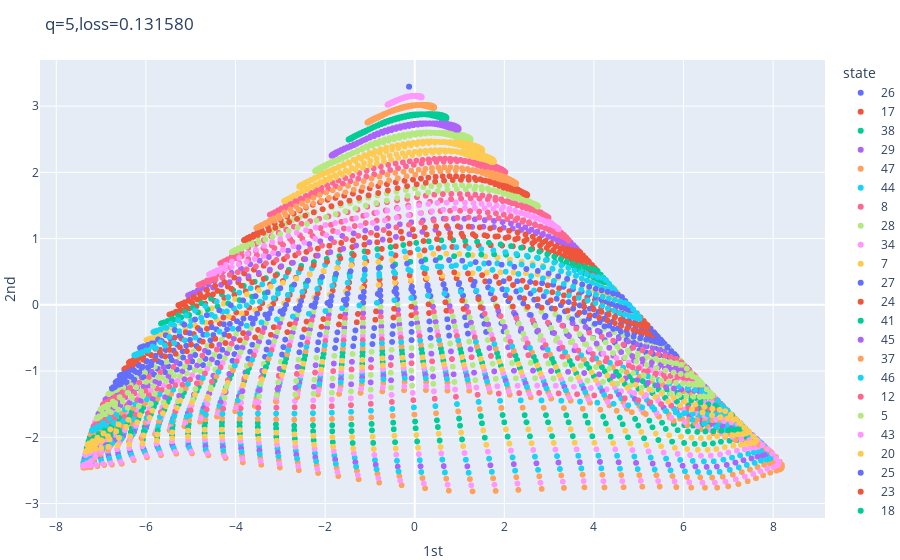

Here is the notebook cell this chart was saved with:
### Code cell
Adam = tf.keras.optimizers.Adam(learning_rate=0.01,beta_1=0.9,beta_2=0.999,epsilon=1e-07)
SGD = tf.keras.optimizers.SGD(learning_rate=0.001,momentum=0.0,nesterov=False)
model.compile(loss='mse',optimizer=Adam)
history = model.fit(X,X,epochs=100000,verbose=0,callbacks=[CustomCallback()])

### Figure 1 — Plotly figure (JSON) as saved in the notebook; plotly's stock layout.template omitted (floating-point values rounded to 4 significant figures; data arrays with more than 128 entries replaced by an {"elided": "..."} marker saying what was removed)
{"data": [{"hovertemplate": "state=26<br>1st=%{x}<br>2nd=%{y}<br>shift=%{text}<extra></extra>", "legendgroup": "26", "marker": {"color": "#636efa", "symbol": "circle"}, "mode": "markers+text", "name": "26", "showlegend": true, "text": {"elided": "400 int values"}, "type": "scattergl", "x": {"elided": "400 float values"}, "xaxis": "x", "y": {"elided": "400 float values"}, "yaxis": "y"}, {"hovertemplate": "state=17<br>1st=%{x}<br>2nd=%{y}<br>shift=%{text}<extra></extra>", "legendgroup": "17", "marker": {"color": "#EF553B", "symbol": "circle"}, "mode": "markers+text", "name": "17", "showlegend": true, "text": {"elided": "400 int values"}, "type": "scattergl", "x": {"elided": "400 float values"}, "xaxis": "x", "y": {"elided": "400 float values"}, "yaxis": "y"}, {"hovertemplate": "state=38<br>1st=%{x}<br>2nd=%{y}<br>shift=%{text}<extra></extra>", "legendgroup": "38", "marker": {"color": "#00cc96", "symbol": "circle"}, "mode": "markers+text", "name": "38", "showlegend": true, "text": {"elided": "400 int values"}, "type": "scattergl", "x": {"elided": "400 float values"}, "xaxis": "x", "y": {"elided": "400 float values"}, "yaxis": "y"}, {"hovertemplate": "state=29<br>1st=%{x}<br>2nd=%{y}<br>shift=%{text}<extra></extra>", "legendgroup": "29", "marker": {"color": "#ab63fa", "symbol": "circle"}, "mode": "markers+text", "name": "29", "showlegend": true, "text": {"elided": "400 int values"}, "type": "scattergl", "x": {"elided": "400 float values"}, "xaxis": "x", "y": {"elided": "400 float values"}, "yaxis": "y"}, {"hovertemplate": "state=47<br>1st=%{x}<br>2nd=%{y}<br>shift=%{text}<extra></extra>", "legendgroup": "47", "marker": {"color": "#FFA15A", "symbol": "circle"}, "mode": "markers+text", "name": "47", "showlegend": true, "text": {"elided": "400 int values"}, "type": "scattergl", "x": {"elided": "400 float values"}, "xaxis": "x", "y": {"elided": "400 float values"}, "yaxis": "y"}, {"hovertemplate": "state=44<br>1st=%{x}<br>2nd=%{y}<br>shift=%{text}<extra></extra>", "legendgroup": "44", "marker": {"color": "#19d3f3", "symbol": "circle"}, "mode": "markers+text", "name": "44", "showlegend": true, "text": {"elided": "400 int values"}, "type": "scattergl", "x": {"elided": "400 float values"}, "xaxis": "x", "y": {"elided": "400 float values"}, "yaxis": "y"}, {"hovertemplate": "state=8<br>1st=%{x}<br>2nd=%{y}<br>shift=%{text}<extra></extra>", "legendgroup": "8", "marker": {"color": "#FF6692", "symbol": "circle"}, "mode": "markers+text", "name": "8", "showlegend": true, "text": {"elided": "400 int values"}, "type": "scattergl", "x": {"elided": "400 float values"}, "xaxis": "x", "y": {"elided": "400 float values"}, "yaxis": "y"}, {"hovertemplate": "state=28<br>1st=%{x}<br>2nd=%{y}<br>shift=%{text}<extra></extra>", "legendgroup": "28", "marker": {"color": "#B6E880", "symbol": "circle"}, "mode": "markers+text", "name": "28", "showlegend": true, "text": {"elided": "400 int values"}, "type": "scattergl", "x": {"elided": "400 float values"}, "xaxis": "x", "y": {"elided": "400 float values"}, "yaxis": "y"}, {"hovertemplate": "state=34<br>1st=%{x}<br>2nd=%{y}<br>shift=%{text}<extra></extra>", "legendgroup": "34", "marker": {"color": "#FF97FF", "symbol": "circle"}, "mode": "markers+text", "name": "34", "showlegend": true, "text": {"elided": "400 int values"}, "type": "scattergl", "x": {"elided": "400 float values"}, "xaxis": "x", "y": {"elided": "400 float values"}, "yaxis": "y"}, {"hovertemplate": "state=7<br>1st=%{x}<br>2nd=%{y}<br>shift=%{text}<extra></extra>", "legendgroup": "7", "marker": {"color": "#FECB52", "symbol": "circle"}, "mode": "markers+text", "name": "7", "showlegend": true, "text": {"elided": "400 int values"}, "type": "scattergl", "x": {"elided": "400 float values"}, "xaxis": "x", "y": {"elided": "400 float values"}, "yaxis": "y"}, {"hovertemplate": "state=27<br>1st=%{x}<br>2nd=%{y}<br>shift=%{text}<extra></extra>", "legendgroup": "27", "marker": {"color": "#636efa", "symbol": "circle"}, "mode": "markers+text", "name": "27", "showlegend": true, "text": {"elided": "400 int values"}, "type": "scattergl", "x": {"elided": "400 float values"}, "xaxis": "x", "y": {"elided": "400 float values"}, "yaxis": "y"}, {"hovertemplate": "state=24<br>1st=%{x}<br>2nd=%{y}<br>shift=%{text}<extra></extra>", "legendgroup": "24", "marker": {"color": "#EF553B", "symbol": "circle"}, "mode": "markers+text", "name": "24", "showlegend": true, "text": {"elided": "400 int values"}, "type": "scattergl", "x": {"elided": "400 float values"}, "xaxis": "x", "y": {"elided": "400 float values"}, "yaxis": "y"}, {"hovertemplate": "state=41<br>1st=%{x}<br>2nd=%{y}<br>shift=%{text}<extra></extra>", "legendgroup": "41", "marker": {"color": "#00cc96", "symbol": "circle"}, "mode": "markers+text", "name": "41", "showlegend": true, "text": {"elided": "400 int values"}, "type": "scattergl", "x": {"elided": "400 float values"}, "xaxis": "x", "y": {"elided": "400 float values"}, "yaxis": "y"}, {"hovertemplate": "state=45<br>1st=%{x}<br>2nd=%{y}<br>shift=%{text}<extra></extra>", "legendgroup": "45", "marker": {"color": "#ab63fa", "symbol": "circle"}, "mode": "markers+text", "name": "45", "showlegend": true, "text": {"elided": "400 int values"}, "type": "scattergl", "x": {"elided": "400 float values"}, "xaxis": "x", "y": {"elided": "400 float values"}, "yaxis": "y"}, {"hovertemplate": "state=37<br>1st=%{x}<br>2nd=%{y}<br>shift=%{text}<extra></extra>", "legendgroup": "37", "marker": {"color": "#FFA15A", "symbol": "circle"}, "mode": "markers+text", "name": "37", "showlegend": true, "text": {"elided": "400 int values"}, "type": "scattergl", "x": {"elided": "400 float values"}, "xaxis": "x", "y": {"elided": "400 float values"}, "yaxis": "y"}, {"hovertemplate": "state=46<br>1st=%{x}<br>2nd=%{y}<br>shift=%{text}<extra></extra>", "legendgroup": "46", "marker": {"color": "#19d3f3", "symbol": "circle"}, "mode": "markers+text", "name": "46", "showlegend": true, "text": {"elided": "400 int values"}, "type": "scattergl", "x": {"elided": "400 float values"}, "xaxis": "x", "y": {"elided": "400 float values"}, "yaxis": "y"}, {"hovertemplate": "state=12<br>1st=%{x}<br>2nd=%{y}<br>shift=%{text}<extra></extra>", "legendgroup": "12", "marker": {"color": "#FF6692", "symbol": "circle"}, "mode": "markers+text", "name": "12", "showlegend": true, "text": {"elided": "400 int values"}, "type": "scattergl", "x": {"elided": "400 float values"}, "xaxis": "x", "y": {"elided": "400 float values"}, "yaxis": "y"}, {"hovertemplate": "state=5<br>1st=%{x}<br>2nd=%{y}<br>shift=%{text}<extra></extra>", "legendgroup": "5", "marker": {"color": "#B6E880", "symbol": "circle"}, "mode": "markers+text", "name": "5", "showlegend": true, "text": {"elided": "400 int values"}, "type": "scattergl", "x": {"elided": "400 float values"}, "xaxis": "x", "y": {"elided": "400 float values"}, "yaxis": "y"}, {"hovertemplate": "state=43<br>1st=%{x}<br>2nd=%{y}<br>shift=%{text}<extra></extra>", "legendgroup": "43", "marker": {"color": "#FF97FF", "symbol": "circle"}, "mode": "markers+text", "name": "43", "showlegend": true, "text": {"elided": "400 int values"}, "type": "scattergl", "x": {"elided": "400 float values"}, "xaxis": "x", "y": {"elided": "400 float values"}, "yaxis": "y"}, {"hovertemplate": "state=20<br>1st=%{x}<br>2nd=%{y}<br>shift=%{text}<extra></extra>", "legendgroup": "20", "marker": {"color": "#FECB52", "symbol": "circle"}, "mode": "markers+text", "name": "20", "showlegend": true, "text": {"elided": "400 int values"}, "type": "scattergl", "x": {"elided": "400 float values"}, "xaxis": "x", "y": {"elided": "400 float values"}, "yaxis": "y"}, {"hovertemplate": "state=25<br>1st=%{x}<br>2nd=%{y}<br>shift=%{text}<extra></extra>", "legendgroup": "25", "marker": {"color": "#636efa", "symbol": "circle"}, "mode": "markers+text", "name": "25", "showlegend": true, "text": {"elided": "400 int values"}, "type": "scattergl", "x": {"elided": "400 float values"}, "xaxis": "x", "y": {"elided": "400 float values"}, "yaxis": "y"}, {"hovertemplate": "state=23<br>1st=%{x}<br>2nd=%{y}<br>shift=%{text}<extra></extra>", "legendgroup": "23", "marker": {"color": "#EF553B", "symbol": "circle"}, "mode": "markers+text", "name": "23", "showlegend": true, "text": {"elided": "400 int values"}, "type": "scattergl", "x": {"elided": "400 float values"}, "xaxis": "x", "y": {"elided": "400 float values"}, "yaxis": "y"}, {"hovertemplate": "state=18<br>1st=%{x}<br>2nd=%{y}<br>shift=%{text}<extra></extra>", "legendgroup": "18", "marker": {"color": "#00cc96", "symbol": "circle"}, "mode": "markers+text", "name": "18", "showlegend": true, "text": {"elided": "400 int values"}, "type": "scattergl", "x": {"elided": "400 float values"}, "xaxis": "x", "y": {"elided": "400 float values"}, "yaxis": "y"}, {"hovertemplate": "state=15<br>1st=%{x}<br>2nd=%{y}<br>shift=%{text}<extra></extra>", "legendgroup": "15", "marker": {"color": "#ab63fa", "symbol": "circle"}, "mode": "markers+text", "name": "15", "showlegend": true, "text": {"elided": "400 int values"}, "type": "scattergl", "x": {"elided": "400 float values"}, "xaxis": "x", "y": {"elided": "400 float values"}, "yaxis": "y"}, {"hovertemplate": "state=49<br>1st=%{x}<br>2nd=%{y}<br>shift=%{text}<extra></extra>", "legendgroup": "49", "marker": {"color": "#FFA15A", "symbol": "circle"}, "mode": "markers+text", "name": "49", "showlegend": true, "text": {"elided": "400 int values"}, "type": "scattergl", "x": {"elided": "400 float values"}, "xaxis": "x", "y": {"elided": "400 float values"}, "yaxis": "y"}, {"hovertemplate": "state=19<br>1st=%{x}<br>2nd=%{y}<br>shift=%{text}<extra></extra>", "legendgroup": "19", "marker": {"color": "#19d3f3", "symbol": "circle"}, "mode": "markers+text", "name": "19", "showlegend": true, "text": {"elided": "400 int values"}, "type": "scattergl", "x": {"elided": "400 float values"}, "xaxis": "x", "y": {"elided": "400 float values"}, "yaxis": "y"}, {"hovertemplate": "state=35<br>1st=%{x}<br>2nd=%{y}<br>shift=%{text}<extra></extra>", "legendgroup": "35", "marker": {"color": "#FF6692", "symbol": "circle"}, "mode": "markers+text", "name": "35", "showlegend": true, "text": {"elided": "400 int values"}, "type": "scattergl", "x": {"elided": "400 float values"}, "xaxis": "x", "y": {"elided": "400 float values"}, "yaxis": "y"}, {"hovertemplate": "state=11<br>1st=%{x}<br>2nd=%{y}<br>shift=%{text}<extra></extra>", "legendgroup": "11", "marker": {"color": "#B6E880", "symbol": "circle"}, "mode": "markers+text", "name": "11", "showlegend": true, "text": {"elided": "400 int values"}, "type": "scattergl", "x": {"elided": "400 float values"}, "xaxis": "x", "y": {"elided": "400 float values"}, "yaxis": "y"}, {"hovertemplate": "state=48<br>1st=%{x}<br>2nd=%{y}<br>shift=%{text}<extra></extra>", "legendgroup": "48", "marker": {"color": "#FF97FF", "symbol": "circle"}, "mode": "markers+text", "name": "48", "showlegend": true, "text": {"elided": "400 int values"}, "type": "scattergl", "x": {"elided": "400 float values"}, "xaxis": "x", "y": {"elided": "400 float values"}, "yaxis": "y"}, {"hovertemplate": "state=6<br>1st=%{x}<br>2nd=%{y}<br>shift=%{text}<extra></extra>", "legendgroup": "6", "marker": {"color": "#FECB52", "symbol": "circle"}, "mode": "markers+text", "name": "6", "showlegend": true, "text": {"elided": "400 int values"}, "type": "scattergl", "x": {"elided": "400 float values"}, "xaxis": "x", "y": {"elided": "400 float values"}, "yaxis": "y"}, {"hovertemplate": "state=21<br>1st=%{x}<br>2nd=%{y}<br>shift=%{text}<extra></extra>", "legendgroup": "21", "marker": {"color": "#636efa", "symbol": "circle"}, "mode": "markers+text", "name": "21", "showlegend": true, "text": {"elided": "400 int values"}, "type": "scattergl", "x": {"elided": "400 float values"}, "xaxis": "x", "y": {"elided": "400 float values"}, "yaxis": "y"}, {"hovertemplate": "state=16<br>1st=%{x}<br>2nd=%{y}<br>shift=%{text}<extra></extra>", "legendgroup": "16", "marker": {"color": "#EF553B", "symbol": "circle"}, "mode": "markers+text", "name": "16", "showlegend": true, "text": {"elided": "400 int values"}, "type": "scattergl", "x": {"elided": "400 float values"}, "xaxis": "x", "y": {"elided": "400 float values"}, "yaxis": "y"}, {"hovertemplate": "state=39<br>1st=%{x}<br>2nd=%{y}<br>shift=%{text}<extra></extra>", "legendgroup": "39", "marker": {"color": "#00cc96", "symbol": "circle"}, "mode": "markers+text", "name": "39", "showlegend": true, "text": {"elided": "400 int values"}, "type": "scattergl", "x": {"elided": "400 float values"}, "xaxis": "x", "y": {"elided": "400 float values"}, "yaxis": "y"}, {"hovertemplate": "state=32<br>1st=%{x}<br>2nd=%{y}<br>shift=%{text}<extra></extra>", "legendgroup": "32", "marker": {"color": "#ab63fa", "symbol": "circle"}, "mode": "markers+text", "name": "32", "showlegend": true, "text": {"elided": "400 int values"}, "type": "scattergl", "x": {"elided": "400 float values"}, "xaxis": "x", "y": {"elided": "400 float values"}, "yaxis": "y"}, {"hovertemplate": "state=2<br>1st=%{x}<br>2nd=%{y}<br>shift=%{text}<extra></extra>", "legendgroup": "2", "marker": {"color": "#FFA15A", "symbol": "circle"}, "mode": "markers+text", "name": "2", "showlegend": true, "text": {"elided": "400 int values"}, "type": "scattergl", "x": {"elided": "400 float values"}, "xaxis": "x", "y": {"elided": "400 float values"}, "yaxis": "y"}, {"hovertemplate": "state=36<br>1st=%{x}<br>2nd=%{y}<br>shift=%{text}<extra></extra>", "legendgroup": "36", "marker": {"color": "#19d3f3", "symbol": "circle"}, "mode": "markers+text", "name": "36", "showlegend": true, "text": {"elided": "400 int values"}, "type": "scattergl", "x": {"elided": "400 float values"}, "xaxis": "x", "y": {"elided": "400 float values"}, "yaxis": "y"}, {"hovertemplate": "state=30<br>1st=%{x}<br>2nd=%{y}<br>shift=%{text}<extra></extra>", "legendgroup": "30", "marker": {"color": "#FF6692", "symbol": "circle"}, "mode": "markers+text", "name": "30", "showlegend": true, "text": {"elided": "400 int values"}, "type": "scattergl", "x": {"elided": "400 float values"}, "xaxis": "x", "y": {"elided": "400 float values"}, "yaxis": "y"}, {"hovertemplate": "state=33<br>1st=%{x}<br>2nd=%{y}<br>shift=%{text}<extra></extra>", "legendgroup": "33", "marker": {"color": "#B6E880", "symbol": "circle"}, "mode": "markers+text", "name": "33", "showlegend": true, "text": {"elided": "400 int values"}, "type": "scattergl", "x": {"elided": "400 float values"}, "xaxis": "x", "y": {"elided": "400 float values"}, "yaxis": "y"}, {"hovertemplate": "state=1<br>1st=%{x}<br>2nd=%{y}<br>shift=%{text}<extra></extra>", "legendgroup": "1", "marker": {"color": "#FF97FF", "symbol": "circle"}, "mode": "markers+text", "name": "1", "showlegend": true, "text": {"elided": "400 int values"}, "type": "scattergl", "x": {"elided": "400 float values"}, "xaxis": "x", "y": {"elided": "400 float values"}, "yaxis": "y"}, {"hovertemplate": "state=40<br>1st=%{x}<br>2nd=%{y}<br>shift=%{text}<extra></extra>", "legendgroup": "40", "marker": {"color": "#FECB52", "symbol": "circle"}, "mode": "markers+text", "name": "40", "showlegend": true, "text": {"elided": "400 int values"}, "type": "scattergl", "x": {"elided": "400 float values"}, "xaxis": "x", "y": {"elided": "400 float values"}, "yaxis": "y"}, {"hovertemplate": "state=0<br>1st=%{x}<br>2nd=%{y}<br>shift=%{text}<extra></extra>", "legendgroup": "0", "marker": {"color": "#636efa", "symbol": "circle"}, "mode": "markers+text", "name": "0", "showlegend": true, "text": {"elided": "400 int values"}, "type": "scattergl", "x": {"elided": "400 float values"}, "xaxis": "x", "y": {"elided": "400 float values"}, "yaxis": "y"}, {"hovertemplate": "state=10<br>1st=%{x}<br>2nd=%{y}<br>shift=%{text}<extra></extra>", "legendgroup": "10", "marker": {"color": "#EF553B", "symbol": "circle"}, "mode": "markers+text", "name": "10", "showlegend": true, "text": {"elided": "400 int values"}, "type": "scattergl", "x": {"elided": "400 float values"}, "xaxis": "x", "y": {"elided": "400 float values"}, "yaxis": "y"}, {"hovertemplate": "state=3<br>1st=%{x}<br>2nd=%{y}<br>shift=%{text}<extra></extra>", "legendgroup": "3", "marker": {"color": "#00cc96", "symbol": "circle"}, "mode": "markers+text", "name": "3", "showlegend": true, "text": {"elided": "400 int values"}, "type": "scattergl", "x": {"elided": "400 float values"}, "xaxis": "x", "y": {"elided": "400 float values"}, "yaxis": "y"}, {"hovertemplate": "state=4<br>1st=%{x}<br>2nd=%{y}<br>shift=%{text}<extra></extra>", "legendgroup": "4", "marker": {"color": "#ab63fa", "symbol": "circle"}, "mode": "markers+text", "name": "4", "showlegend": true, "text": {"elided": "400 int values"}, "type": "scattergl", "x": {"elided": "400 float values"}, "xaxis": "x", "y": {"elided": "400 float values"}, "yaxis": "y"}, {"hovertemplate": "state=9<br>1st=%{x}<br>2nd=%{y}<br>shift=%{text}<extra></extra>", "legendgroup": "9", "marker": {"color": "#FFA15A", "symbol": "circle"}, "mode": "markers+text", "name": "9", "showlegend": true, "text": {"elided": "400 int values"}, "type": "scattergl", "x": {"elided": "400 float values"}, "xaxis": "x", "y": {"elided": "400 float values"}, "yaxis": "y"}, {"hovertemplate": "state=22<br>1st=%{x}<br>2nd=%{y}<br>shift=%{text}<extra></extra>", "legendgroup": "22", "marker": {"color": "#19d3f3", "symbol": "circle"}, "mode": "markers+text", "name": "22", "showlegend": true, "text": {"elided": "400 int values"}, "type": "scattergl", "x": {"elided": "400 float values"}, "xaxis": "x", "y": {"elided": "400 float values"}, "yaxis": "y"}, {"hovertemplate": "state=14<br>1st=%{x}<br>2nd=%{y}<br>shift=%{text}<extra></extra>", "legendgroup": "14", "marker": {"color": "#FF6692", "symbol": "circle"}, "mode": "markers+text", "name": "14", "showlegend": true, "text": {"elided": "400 int values"}, "type": "scattergl", "x": {"elided": "400 float values"}, "xaxis": "x", "y": {"elided": "400 float values"}, "yaxis": "y"}, {"hovertemplate": "state=31<br>1st=%{x}<br>2nd=%{y}<br>shift=%{text}<extra></extra>", "legendgroup": "31", "marker": {"color": "#B6E880", "symbol": "circle"}, "mode": "markers+text", "name": "31", "showlegend": true, "text": {"elided": "400 int values"}, "type": "scattergl", "x": {"elided": "400 float values"}, "xaxis": "x", "y": {"elided": "400 float values"}, "yaxis": "y"}, {"hovertemplate": "state=13<br>1st=%{x}<br>2nd=%{y}<br>shift=%{text}<extra></extra>", "legendgroup": "13", "marker": {"color": "#FF97FF", "symbol": "circle"}, "mode": "markers+text", "name": "13", "showlegend": true, "text": {"elided": "400 int values"}, "type": "scattergl", "x": {"elided": "400 float values"}, "xaxis": "x", "y": {"elided": "400 float values"}, "yaxis": "y"}, {"hovertemplate": "state=42<br>1st=%{x}<br>2nd=%{y}<br>shift=%{text}<extra></extra>", "legendgroup": "42", "marker": {"color": "#FECB52", "symbol": "circle"}, "mode": "markers+text", "name": "42", "showlegend": true, "text": {"elided": "400 int values"}, "type": "scattergl", "x": {"elided": "400 float values"}, "xaxis": "x", "y": {"elided": "400 float values"}, "yaxis": "y"}], "layout": {"autosize": true, "legend": {"title": {"text": "state"}, "tracegroupgap": 0}, "margin": {"b": 0, "l": 0, "r": 0, "t": 60}, "title": {"text": "q=5,loss=0.131580"}, "xaxis": {"anchor": "y", "autorange": true, "domain": [0, 1], "range": [-8.382, 9.176], "title": {"text": "1st"}, "type": "linear"}, "yaxis": {"anchor": "x", "autorange": true, "domain": [0, 1], "range": [-3.228, 3.706], "title": {"text": "2nd"}, "type": "linear"}}}
